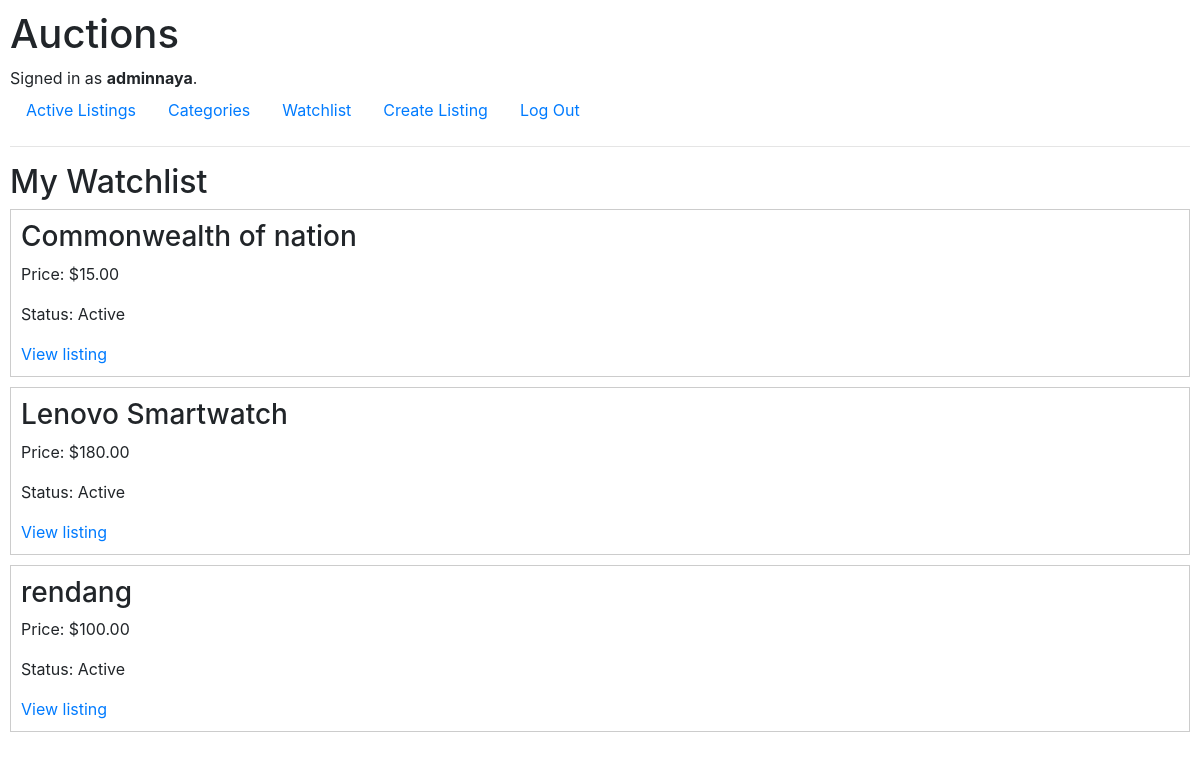
The page /watchlist (signed in) on the database as committed earlier.
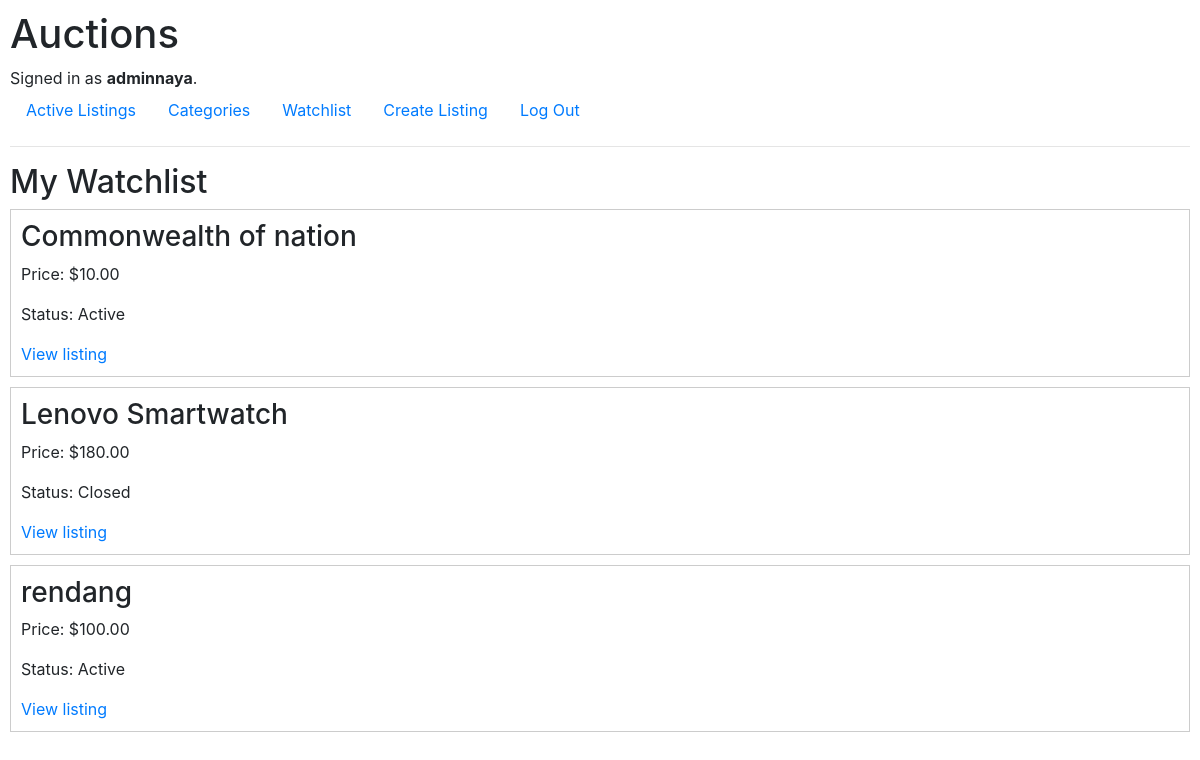
The same page on the database as committed later.
### auctions/models.py (models this page shows, shortened)
class AuctionList(models.Model):
    owner = models.ForeignKey(
        User, on_delete = models.CASCADE, related_name="listings"
    )
    title = models.CharField(max_length=120)
    description = models.TextField()
    starting_bid = models.DecimalField(
        max_digits=10, decimal_places=2
    )
    image = models.ImageField(    # or URL field
       upload_to ="images/", blank = True, null = True
    )
    category = models.ForeignKey(
        Category, on_delete=models.SET_NULL, related_name="listings",  blank = True, null = True
    )
    date_posted = models.DateTimeField(auto_now_add=True)
    is_active = models.BooleanField(default=True)
    winner = models.ForeignKey(
        User, on_delete = models.SET_NULL,  blank = True, null = True, related_name ="won_auction"
    )
    watchlist = models.ManyToManyField(
        User, blank = True, related_name = "watchlist"
    )

### auctions/views.py (the view)
# urls.py: path("watchlist", views.watchlist, name="watchlist"),
@login_required
def watchlist(request):
    listings = request.user.watchlist.all()
    for listing in listings:
        highest_bid = listing.bids.order_by("-bid_amount").first()
        listing.current_price = (
            highest_bid.bid_amount if highest_bid else listing.starting_bid
        )
    return render(request, "auctions/watchlist.html", {
        "listings": listings
    })

### auctions/templates/auctions/watchlist.html (shortened to what this page needs)
{% extends "auctions/layout.html" %}
{% block body %}
<h2>My Watchlist</h2>
{% for listing in listings %}
  <div style="border: 1px solid #ccc; padding: 10px; margin-bottom: 10px;">
      <div>
        <h3>{{ listing.title }}</h3>
        <p>Price: ${{ listing.current_price }}</p>
        <p>Status:
          {% if listing.is_active %}
            Active
          {% else %}
            Closed
          {% endif %}
        </p>
        <a href="{% url 'listing_detail' listing.id %}">
          View listing
        </a>
      </div>
    </div>
    {% empty %}
      <p>Your watchlist is empty.</p>
    {% endfor %}
{% endblock %}

Rows that differ between the two databases and show on the page:
computed for AuctionList "Commonwealth of nation": current_price "15.00" → "10.00"
changed AuctionList "Lenovo Smartwatch": is_active "Active" → "Closed"
